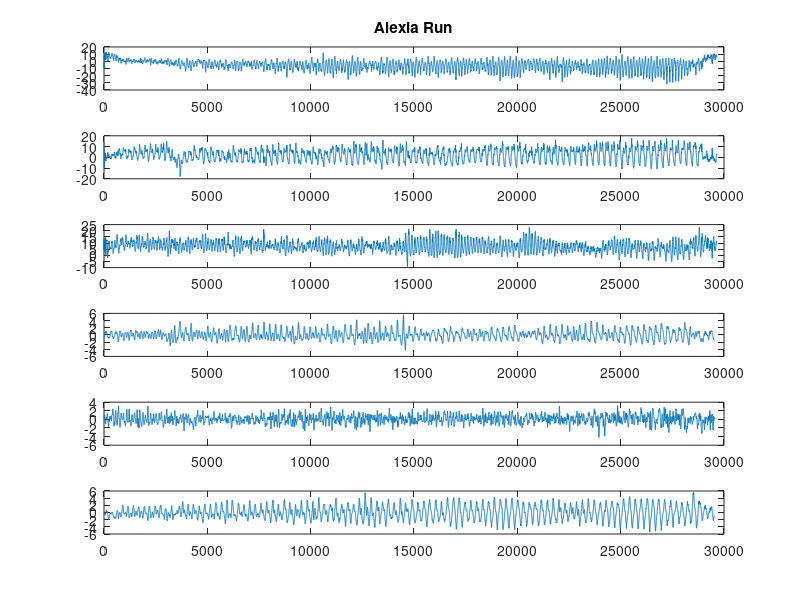

Write MATLAB code to recreate this figure.


Ax = importdata("ax.txt"); 
Ay = importdata("ay.txt");
Az = importdata("az.txt");
Gx = importdata("gx.txt");
Gy = importdata("gy.txt");
Gz = importdata("gz.txt");
A = linspace(0,numel(Ax));
G = linspace(0,numel(Gx));

figure;
subplot(6,1,1);
plot(Ax);title('Alexia Run')
subplot(6,1,2);
plot(Ay);
subplot(6,1,3);
plot(Az);
subplot(6,1,4);
plot(Gx);
subplot(6,1,5);
plot(Gy);
subplot(6,1,6);
plot(Gz);
